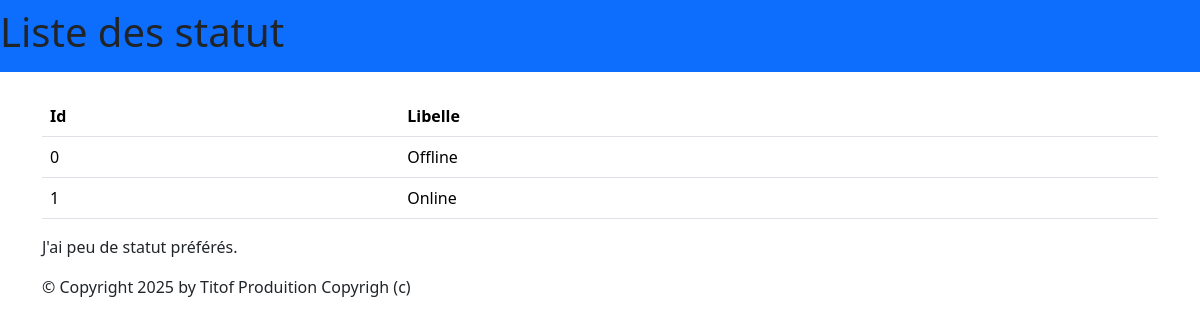
The page /monApp/statut/ on the database its author committed.
### monApp/models.py (models this page shows, shortened)
class Statut(models.Model):
    idStatut = models.AutoField(primary_key=True)
    libelle = models.CharField(max_length=200)

### monApp/views.py (the view)
# urls.py: path("statut/", views.liste_sta, name="statut"),
def liste_sta(request):
    sttts = Statut.objects.all()
    return render(request, 'monApp/list_statut.html',{'sttts': sttts})

### monApp/templates/monApp/list_statut.html
{% extends 'monApp/base.html' %}
{% block menu %}
    <h1>Liste des statut</h1>
{% endblock %}
{% block contenu %}
<table class="table">
        <thead>
            <th>Id</th>
            <th>Libelle</th>
        </thead>
        <tbody>
            {% for sttt in sttts %}
            <tr>
                <td>{{ sttt.idStatut }} </td>
                <td>{{ sttt.libelle }} </td>
            </tr>
            {% endfor %}
        </tbody>
    </table>
    <p>
    J'ai
    {% if sttts|length < 5 %}
    peu de
    {% elif sttts|length < 10 %}
    quelques
    {% else %}
    beaucoup de
    {% endif %}
    statut préférés.
    </p>
{% endblock %}

### static/styles.css (style rules this page uses)
h1 { color: red }

### rows shown on the page
Statut: idStatut "0", libelle "Offline"
Statut: idStatut "1", libelle "Online"
